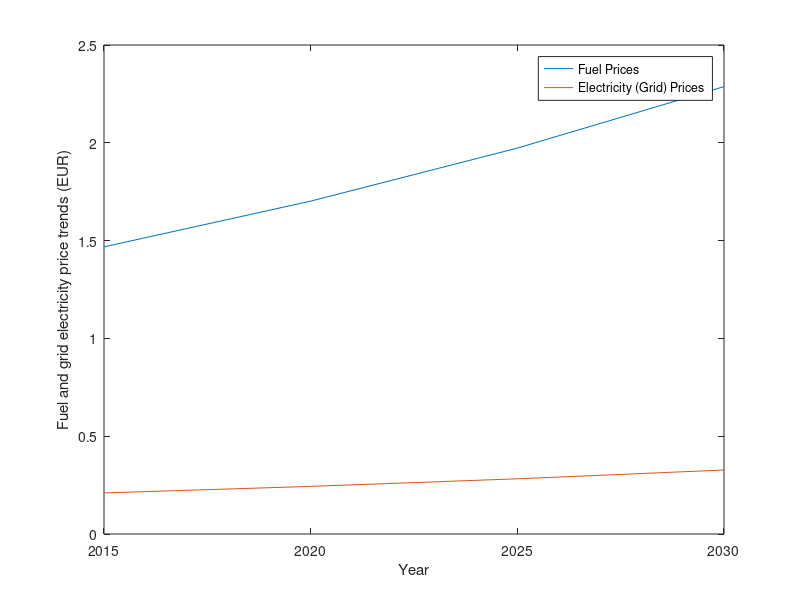
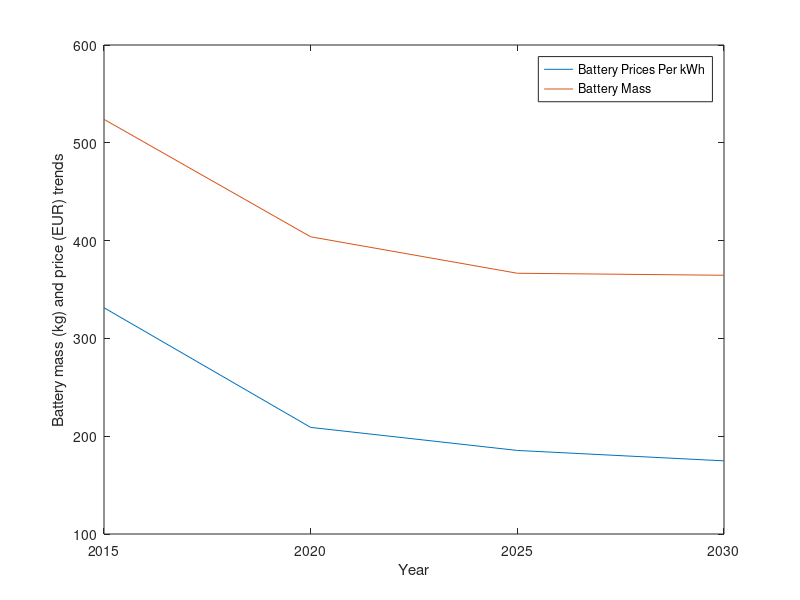
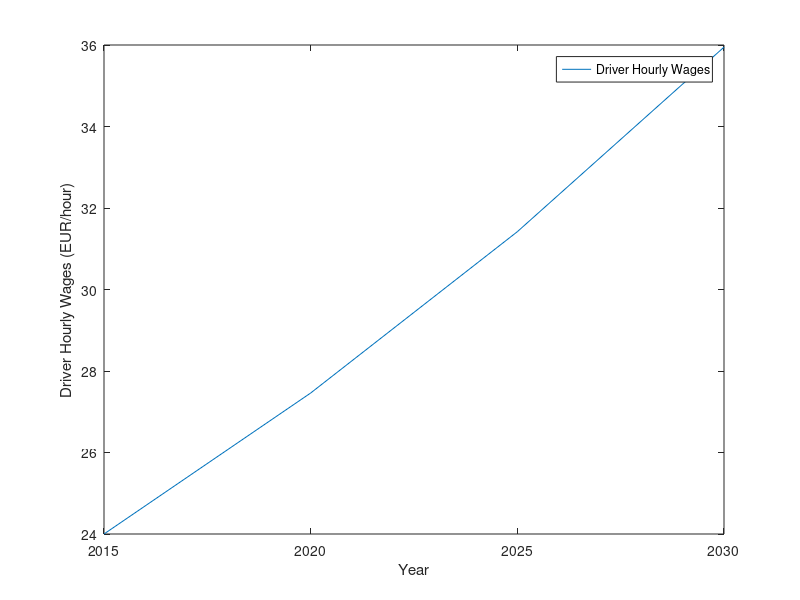

The MATLAB source for these figures, in order:
close all
clear all
% clc
%% Currency conversion

USDtoEUR = 0.76;

%% Battery data

batterySizes = [5,50,90];    % kWh
batteryMasses = [167, 524, 918];  % kg

%% Fuel and other parameters in year 2015
fuelPrice(1)= 1.468;
elecPrice(1)= 0.21;
driverPrice(1) = 24;
batteryPricePerkWh = [436 275 244 230]*USDtoEUR;
for i=1:3
    batteryPrice(i,:) = batterySizes(i)*batteryPricePerkWh;
end
batteryMass(:,1) = batteryMasses(:);  

%% Percentage change in prices

rFuel = 3;  % YoY
rElec = 3;  % YoY
rDriver = 2.73; % YoY

rBattery = [22.92, 9.23, 0.56]; % Every 5 years

%% Parameter evolution upto year 2030

for i=2:4   % Different years
    fuelPrice(i) = fuelPrice(i-1)*(1+rFuel/100)^5;
    elecPrice(i) = elecPrice(i-1)*(1+rFuel/100)^5;
    driverPrice(i) = driverPrice(i-1)*(1+rDriver/100)^5;
    
end

for i=1:3
    for j=2:4
        batteryMass(i,j) = batteryMass(i,j-1)*(1-rBattery(j-1)/100);
    end
end

%% Plots

plot(fuelPrice);
hold all; 
plot(elecPrice);
legend('Fuel Prices', 'Electricity (Grid) Prices');
xlabel('Year'), ylabel('Fuel and grid electricity price trends (EUR)');
set(gca,'XTick',[1 2 3 4]);
set(gca,'XTickLabel',{'2015','2020','2025', '2030'});
saveas(gcf, 'PlotsProductivity/FuelElectricityTrends.pdf');

figure;
plot(batteryPricePerkWh);
hold all;
plot(batteryMass(2,:));
legend('Battery Prices Per kWh', 'Battery Mass');
xlabel('Year'), ylabel('Battery mass (kg) and price (EUR) trends');
set(gca,'XTick',[1 2 3 4]);
set(gca,'XTickLabel',{'2015','2020','2025', '2030'});
saveas(gcf, 'PlotsProductivity/BatteryMassPriceTrends.pdf');

figure;
plot(driverPrice);
legend('Driver Hourly Wages');
xlabel('Year'), ylabel('Driver Hourly Wages (EUR/hour)');
set(gca,'XTick',[1 2 3 4]);
set(gca,'XTickLabel',{'2015','2020','2025', '2030'});
saveas(gcf, 'PlotsProductivity/DriverWageTrends.pdf');

%% Output parameters

% fuelPrice
% elecPrice
% driverPrice
% batteryPrice(2,:)
% batteryMass(2,:)